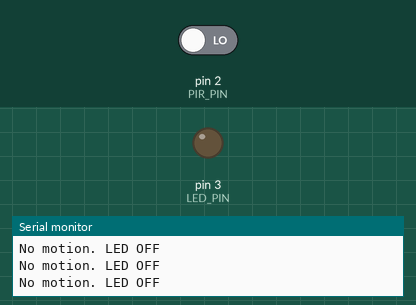
A sketch run on a simulated Arduino Uno, built with avr-gcc and run on an emulated ATmega328P. On the bench: output pins drawn as LEDs (lit = HIGH), the last lines printed to the serial monitor. Inputs (shaded band) come from the test bench; at power-on: pin 2 (PIR_PIN) LOW.

Above: at 1.8 s.
1.9 s: pin 2 (PIR_PIN) driven HIGH
At 2.6 s:
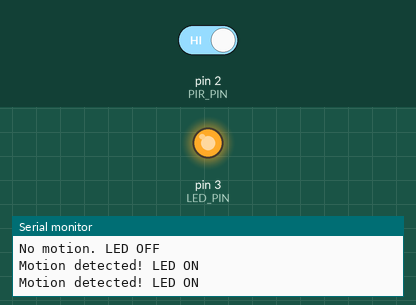
3.5 s: pin 2 (PIR_PIN) driven LOW
At 4.9 s:
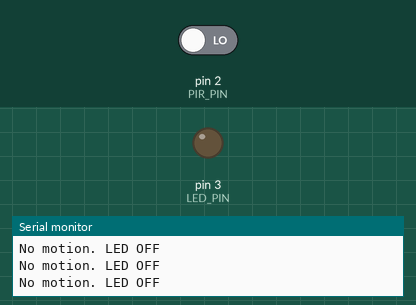
Timing chart, 0 to 6.5 s (numbered marks = the images above; inputs shaded):
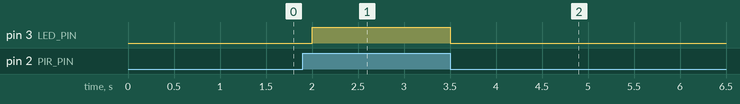

Measured:
- after the input at 1.9 s, pin 3 (LED_PIN): LOW → HIGH after 0.10 s
- after the input at 3.5 s, pin 3 (LED_PIN): HIGH → LOW at once

The sketch:

Experiment_no_10.ino
```cpp
#define PIR_PIN 2    // PIR sensor connected to pin 2
#define LED_PIN 3   // LED connected to pin 13

void setup() {
  pinMode(PIR_PIN, INPUT);  // Set PIR sensor pin as input
  pinMode(LED_PIN, OUTPUT); // Set LED pin as output
  Serial.begin(9600);       // Start Serial Monitor for debugging
}

void loop() {
  int motion = digitalRead(PIR_PIN); // Read PIR sensor state

  if (motion == HIGH) {
    digitalWrite(LED_PIN, HIGH);  // Turn LED ON
    Serial.println("Motion detected! LED ON");
  }
  else {
    digitalWrite(LED_PIN, LOW);   // Turn LED OFF
    Serial.println("No motion. LED OFF");
  }

  delay(500); // Small delay to avoid flickering
}
```
